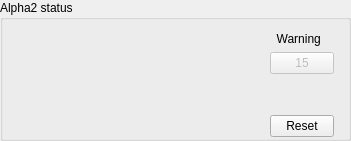
   <widget class="QGroupBox" name="groupBox_25">
    <property name="geometry">
     <rect>
      <x>830</x>
      <y>140</y>
      <width>351</width>
      <height>141</height>
     </rect>
    </property>
    <property name="title">
     <string>Alpha2 status</string>
    </property>
    <widget class="QWidget" name="layoutWidget_25">
     <property name="geometry">
      <rect>
       <x>270</x>
       <y>32</y>
       <width>64</width>
       <height>105</height>
      </rect>
     </property>
     <layout class="QVBoxLayout" name="verticalLayout_9">
      <item>
       <widget class="QLabel" name="label_25">
        <property name="text">
         <string>  Warning</string>
        </property>
       </widget>
      </item>
      <item>
       <widget class="QPushButton" name="pushButton_alpha2_warning">
        <property name="enabled">
         <bool>false</bool>
        </property>
        <property name="text">
         <string>15</string>
        </property>
       </widget>
      </item>
      <item>
       <spacer name="verticalSpacer_6">
        <property name="orientation">
         <enum>Qt::Vertical</enum>
        </property>
        <property name="sizeHint" stdset="0">
         <size>
          <width>20</width>
          <height>28</height>
         </size>
        </property>
       </spacer>
      </item>
      <item>
       <widget class="QPushButton" name="pushButton_alpha2_reset">
        <property name="text">
         <string>Reset</string>
        </property>
       </widget>
      </item>
     </layout>
    </widget>
   </widget>
